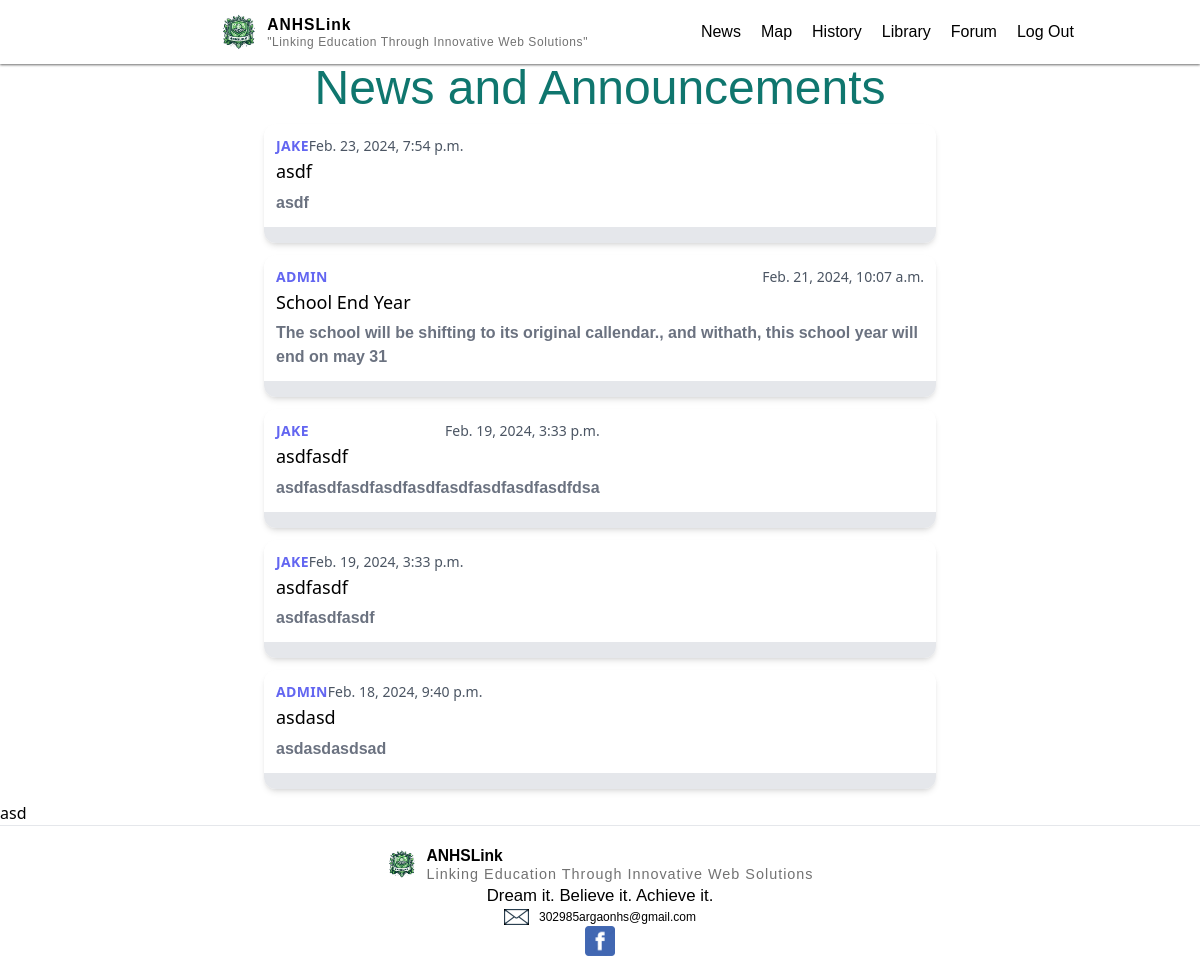
The app's page /home (signed in), older data.
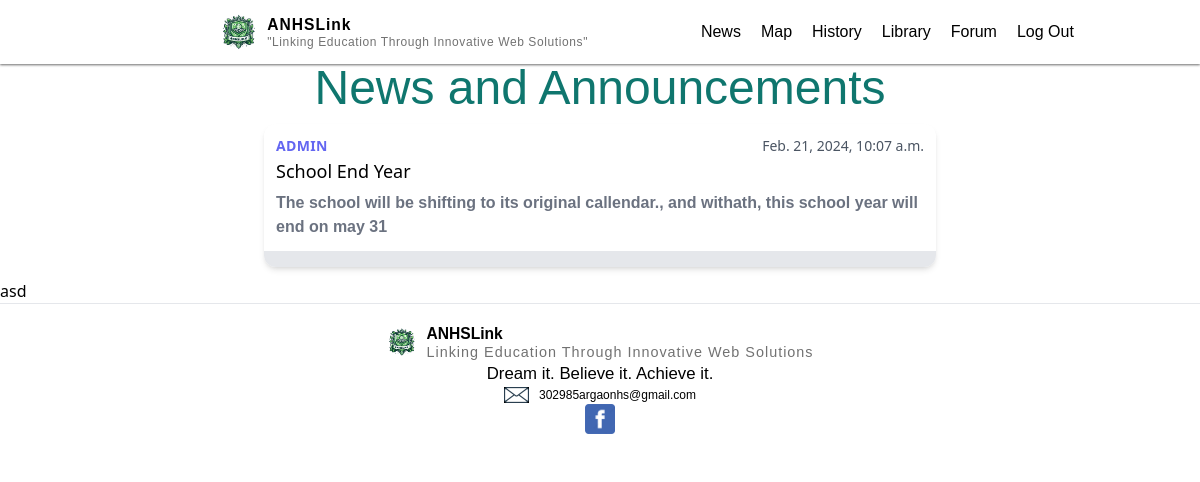
The same page, newer data.
### main/models.py (models this page shows, shortened)
class Post(models.Model):
    author = models.ForeignKey(User, on_delete=models.CASCADE)
    title = models.CharField (max_length=200)
    description = models.TextField()
    created_at = models.DateTimeField(auto_now_add=True)
    updated_at = models.DateTimeField(auto_now=True)

### main/views.py (the view)
# urls.py: path("home", views.home, name="home"),
@login_required(login_url="/anhs")
def home (request):
    posts = Post.objects.all().order_by('-created_at')
    return render(request,"main/home.html", {"posts":posts})

### main/templates/main/home.html (shortened to what this page needs)
{% extends "main/base.html" %}
{% load static %}
{% block body %}
<div class="image_container">
  <div> <h1 class="text-teal-700  text-5xl text-center flex justify-center">News and Announcements</h1></div>
</div>
{% for post in posts %}
<div class="max-w-md mx-auto bg-white rounded-xl shadow-md overflow-hidden md:max-w-2xl m-3">
  <div class="md:flex">
    <div class="p-3">
      <div class="flex justify-between"><span class="uppercase tracking-wide text-sm text-indigo-500 font-semibold">{{post.author.username}}
        </span>
        <span class="text-sm text-gray-600">{{post.created_at}}</span>
      </div>
      <a href="#" class="block mt-1 text-lg leading-tight font-medium text-black hover:underline">{{post.title}}</a>
      <p class="mt-2 text-gray-500 font-extrabold">{{post.description}}</p>
    </div>
  </div>
  <div class="px-4 py-2 bg-gray-200 text-right">
  </div>
</div>
{% empty %}
<p class="m-3 text-center text-gray-500">No posts</p>
{% endfor %}
{% endblock %}

Row changes from the older to the newer data that the page shows:
removed Post: author.username "JAKE", created_at "Feb. 23, 2024, 7:54 p.m.", title "asdf", description "asdf"
removed Post: author.username "JAKE", created_at "Feb. 19, 2024, 3:33 p.m.", title "asdfasdf", description "asdfasdfasdfasdfasdfasdfasdfasdfasdfdsa"
removed Post: author.username "JAKE", created_at "Feb. 19, 2024, 3:33 p.m.", title "asdfasdf", description "asdfasdfasdf"
removed Post: author.username "ADMIN", created_at "Feb. 18, 2024, 9:40 p.m.", title "asdasd", description "asdasdasdsad"
